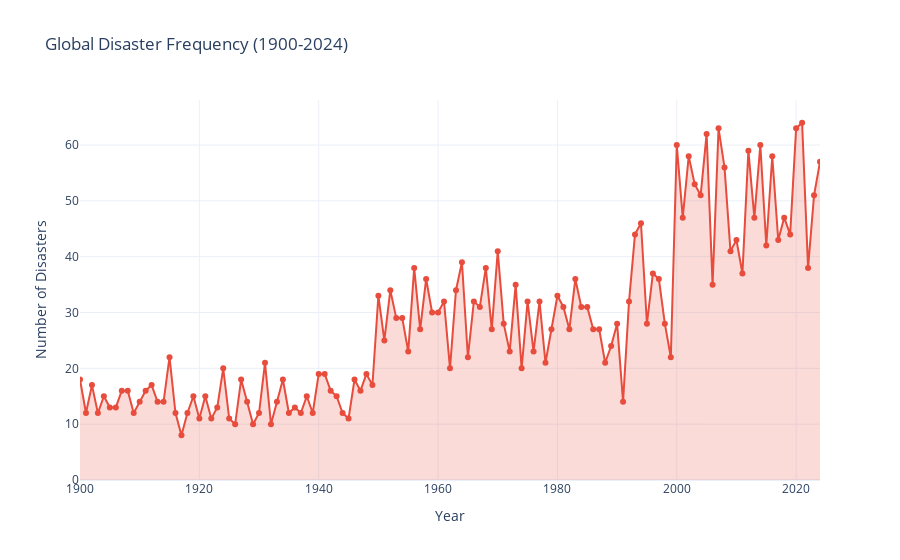
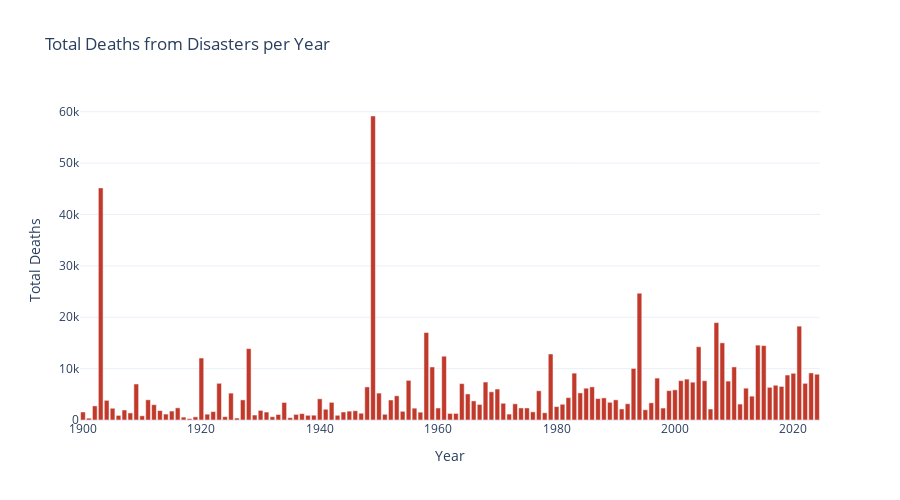
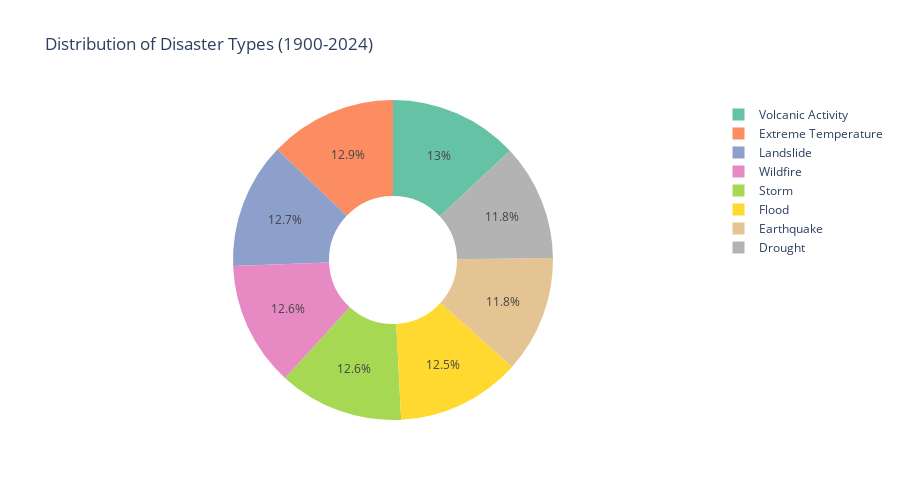

The code cell stored with these charts, in order, in its notebook:
### Code cell
print("\n" + "=" * 80)
print(" " * 30 + "VISUALIZATIONS")
print("=" * 80 + "\n")

yearly_counts = df.groupby('Year').size().reset_index(name='Count')

fig1 = go.Figure()
fig1.add_trace(go.Scatter(
    x=yearly_counts['Year'], 
    y=yearly_counts['Count'],
    mode='lines+markers',
    name='Annual Disasters',
    line=dict(color='#e74c3c', width=2),
    fill='tozeroy',
    fillcolor='rgba(231, 76, 60, 0.2)'
))

fig1.update_layout(
    title='Global Disaster Frequency (1900-2024)',
    xaxis_title='Year',
    yaxis_title='Number of Disasters',
    template='plotly_white', 
    hovermode='x'
)
fig1.show()

yearly_deaths = df.groupby('Year')['Deaths'].sum().reset_index()

fig2 = go.Figure()
fig2.add_trace(go.Bar(
    x=yearly_deaths['Year'],
    y=yearly_deaths['Deaths'],
    marker_color='#c0392b',
    name='Deaths'
))

fig2.update_layout(
    title='Total Deaths from Disasters per Year',
    xaxis_title='Year',
    yaxis_title='Total Deaths',
    template='plotly_white',
    height=500
)
fig2.show()

type_counts = df['Disaster_Type'].value_counts()

fig3 = go.Figure(data=[go.Pie(
    labels=type_counts.index,
    values=type_counts.values,
    hole=0.4,
    marker=dict(colors=px.colors.qualitative.Set2)
)])

fig3.update_layout(
    title='Distribution of Disaster Types (1900-2024)',
    height=500
)
fig3.show()

print("Temporal visualizations created!")

### Figure 1 — Plotly figure (JSON) as saved in the notebook; plotly's stock layout.template omitted (floating-point values rounded to 4 significant figures)
{"data": [{"fill": "tozeroy", "fillcolor": "rgba(231, 76, 60, 0.2)", "line": {"color": "#e74c3c", "width": 2}, "mode": "lines+markers", "name": "Annual Disasters", "type": "scatter", "x": [1900, 1901, 1902, 1903, 1904, 1905, 1906, 1907, 1908, 1909, 1910, 1911, 1912, 1913, 1914, 1915, 1916, 1917, 1918, 1919, 1920, 1921, 1922, 1923, 1924, 1925, 1926, 1927, 1928, 1929, 1930, 1931, 1932, 1933, 1934, 1935, 1936, 1937, 1938, 1939, 1940, 1941, 1942, 1943, 1944, 1945, 1946, 1947, 1948, 1949, 1950, 1951, 1952, 1953, 1954, 1955, 1956, 1957, 1958, 1959, 1960, 1961, 1962, 1963, 1964, 1965, 1966, 1967, 1968, 1969, 1970, 1971, 1972, 1973, 1974, 1975, 1976, 1977, 1978, 1979, 1980, 1981, 1982, 1983, 1984, 1985, 1986, 1987, 1988, 1989, 1990, 1991, 1992, 1993, 1994, 1995, 1996, 1997, 1998, 1999, 2000, 2001, 2002, 2003, 2004, 2005, 2006, 2007, 2008, 2009, 2010, 2011, 2012, 2013, 2014, 2015, 2016, 2017, 2018, 2019, 2020, 2021, 2022, 2023, 2024], "y": [18, 12, 17, 12, 15, 13, 13, 16, 16, 12, 14, 16, 17, 14, 14, 22, 12, 8, 12, 15, 11, 15, 11, 13, 20, 11, 10, 18, 14, 10, 12, 21, 10, 14, 18, 12, 13, 12, 15, 12, 19, 19, 16, 15, 12, 11, 18, 16, 19, 17, 33, 25, 34, 29, 29, 23, 38, 27, 36, 30, 30, 32, 20, 34, 39, 22, 32, 31, 38, 27, 41, 28, 23, 35, 20, 32, 23, 32, 21, 27, 33, 31, 27, 36, 31, 31, 27, 27, 21, 24, 28, 14, 32, 44, 46, 28, 37, 36, 28, 22, 60, 47, 58, 53, 51, 62, 35, 63, 56, 41, 43, 37, 59, 47, 60, 42, 58, 43, 47, 44, 63, 64, 38, 51, 57]}], "layout": {"hovermode": "x", "title": {"text": "Global Disaster Frequency (1900-2024)"}, "xaxis": {"title": {"text": "Year"}}, "yaxis": {"title": {"text": "Number of Disasters"}}}}

### Figure 2 — Plotly figure (JSON) as saved in the notebook; plotly's stock layout.template omitted (floating-point values rounded to 4 significant figures)
{"data": [{"marker": {"color": "#c0392b"}, "name": "Deaths", "type": "bar", "x": [1900, 1901, 1902, 1903, 1904, 1905, 1906, 1907, 1908, 1909, 1910, 1911, 1912, 1913, 1914, 1915, 1916, 1917, 1918, 1919, 1920, 1921, 1922, 1923, 1924, 1925, 1926, 1927, 1928, 1929, 1930, 1931, 1932, 1933, 1934, 1935, 1936, 1937, 1938, 1939, 1940, 1941, 1942, 1943, 1944, 1945, 1946, 1947, 1948, 1949, 1950, 1951, 1952, 1953, 1954, 1955, 1956, 1957, 1958, 1959, 1960, 1961, 1962, 1963, 1964, 1965, 1966, 1967, 1968, 1969, 1970, 1971, 1972, 1973, 1974, 1975, 1976, 1977, 1978, 1979, 1980, 1981, 1982, 1983, 1984, 1985, 1986, 1987, 1988, 1989, 1990, 1991, 1992, 1993, 1994, 1995, 1996, 1997, 1998, 1999, 2000, 2001, 2002, 2003, 2004, 2005, 2006, 2007, 2008, 2009, 2010, 2011, 2012, 2013, 2014, 2015, 2016, 2017, 2018, 2019, 2020, 2021, 2022, 2023, 2024], "y": [1555, 355, 2744, 45174, 3829, 2289, 895, 1953, 1377, 7007, 816, 3934, 2987, 1834, 1156, 1741, 2365, 565, 273, 613, 12061, 1134, 1637, 7144, 646, 5234, 378, 3916, 13895, 968, 1870, 1546, 635, 1077, 3415, 449, 1089, 1245, 914, 932, 4128, 2095, 3435, 916, 1560, 1723, 1805, 1316, 6441, 59170, 5237, 1116, 3892, 4712, 1693, 7712, 2303, 1524, 17026, 10327, 2336, 12415, 1279, 1280, 7081, 5074, 3718, 3035, 7391, 5484, 6024, 3256, 1153, 3154, 2348, 2345, 1587, 5690, 1408, 12848, 2612, 3065, 4356, 9119, 5270, 6187, 6449, 4173, 4303, 3448, 3926, 2150, 3168, 10041, 24676, 1995, 3346, 8159, 2324, 5717, 5872, 7666, 7960, 7360, 14266, 7641, 2138, 18962, 15016, 7573, 10333, 3097, 6195, 4640, 14576, 14481, 6360, 6765, 6535, 8751, 9092, 18267, 7140, 9165, 8908]}], "layout": {"height": 500, "title": {"text": "Total Deaths from Disasters per Year"}, "xaxis": {"title": {"text": "Year"}}, "yaxis": {"title": {"text": "Total Deaths"}}}}

### Figure 3 — Plotly figure (JSON) as saved in the notebook; plotly's stock layout.template omitted (floating-point values rounded to 4 significant figures)
{"data": [{"hole": 0.4, "labels": ["Volcanic Activity", "Extreme Temperature", "Landslide", "Wildfire", "Storm", "Flood", "Earthquake", "Drought"], "marker": {"colors": ["rgb(102,194,165)", "rgb(252,141,98)", "rgb(141,160,203)", "rgb(231,138,195)", "rgb(166,216,84)", "rgb(255,217,47)", "rgb(229,196,148)", "rgb(179,179,179)"]}, "type": "pie", "values": [456, 450, 445, 441, 440, 438, 414, 411]}], "layout": {"height": 500, "title": {"text": "Distribution of Disaster Types (1900-2024)"}}}
